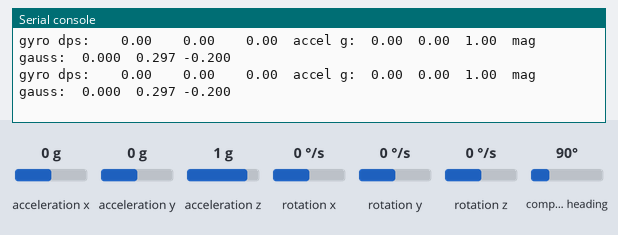
A program run on a simulated Raspberry Pi Pico running MicroPython. Parts: the last lines printed to the serial console. The test bench sets the inputs (shaded band); at power-on: acceleration x 0 g, acceleration y 0 g, acceleration z 1 g, rotation x 0 °/s, rotation y 0 °/s, rotation z 0 °/s, compass heading 90°. Library files of the repository ran but are not shown: lsm303dlhc.py.

Above: at 1.2 s.
1.3 s: acceleration x set to -1.4 g
At 1.59 s:
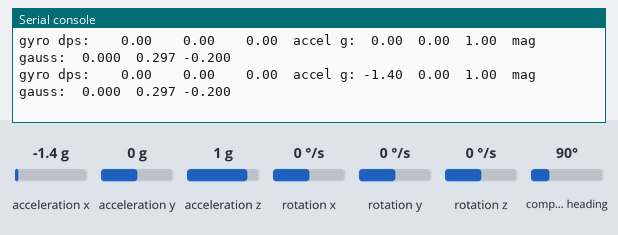
2.9 s: acceleration y set to -1.4 g
At 3.22 s:
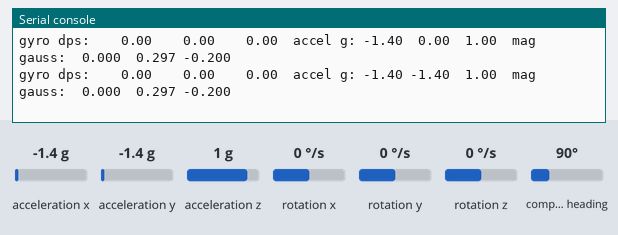
4.5 s: acceleration z set to -1.4 g
At 4.85 s:
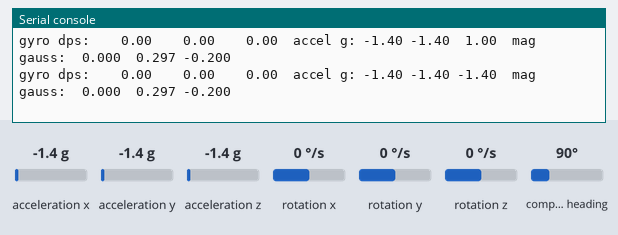
6.1 s: rotation x set to -192 °/s
At 6.28 s:
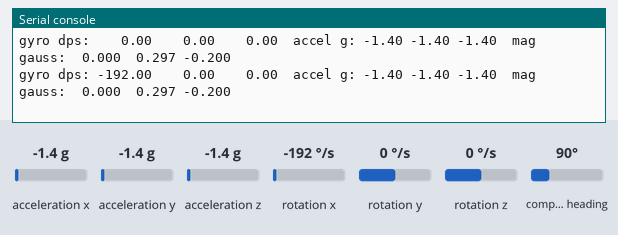
7.6 s: rotation y set to -192 °/s
At 7.91 s:
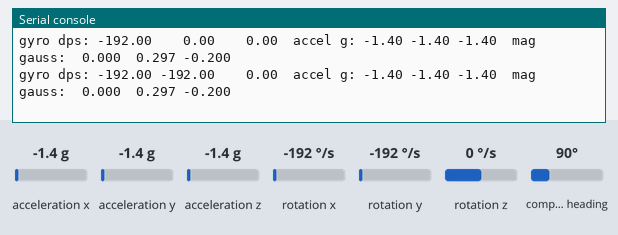
9.2 s: rotation z set to -192 °/s
At 9.54 s:
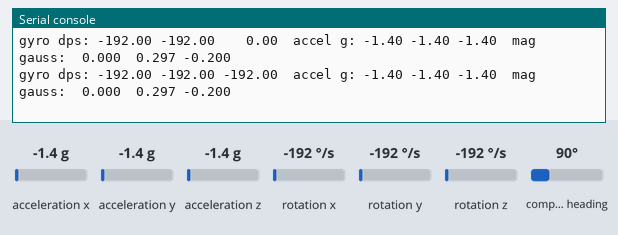

Measured:
- after the input at 1.3 s, the serial console: prints a new line after 0.13 s (image 1)
- after the input at 2.9 s, the serial console: prints a new line after 0.16 s (image 2)
- after the input at 4.5 s, the serial console: prints a new line after 0.19 s (image 3)
- after the input at 6.1 s, the serial console: prints a new line at once (image 4)
- after the input at 7.6 s, the serial console: prints a new line after 0.15 s (image 5)
- after the input at 9.2 s, the serial console: prints a new line after 0.18 s (image 6)

The program:

02-test-stream.py
```python
import time
import machine
import config
from l3gd20 import L3GD20
from lsm303dlhc import LSM303DLHC

# Copy src/lib/l3gd20.py and src/lib/lsm303dlhc.py onto the Pico alongside
# this script (or into /lib) before running it - see the 9-DOF IMU kit guide.
# SoftI2C, not the hardware I2C(0, ...) peripheral - see config.py for why.
i2c = machine.SoftI2C(sda=machine.Pin(config.I2C_SDA_PIN), scl=machine.Pin(config.I2C_SCL_PIN), freq=100000)

gyro = L3GD20(i2c, config.GYRO_I2C_ADDRESS)
accel_mag = LSM303DLHC(i2c, config.ACCEL_I2C_ADDRESS, config.MAG_I2C_ADDRESS)

try:
    while True:
        gx, gy, gz = gyro.read_dps()
        ax, ay, az = accel_mag.read_accel_g()
        mx, my, mz = accel_mag.read_mag_gauss()
        print("gyro dps: {:7.2f} {:7.2f} {:7.2f}  accel g: {:5.2f} {:5.2f} {:5.2f}  mag gauss: {:6.3f} {:6.3f} {:6.3f}".format(
            gx, gy, gz, ax, ay, az, mx, my, mz))
        time.sleep_ms(200)
except KeyboardInterrupt:
    print("Got ctrl-c, stopping")
```

config.py
```python
# Hardware configuration for the 9-DOF IMU bench test (L3GD20 gyro +
# LSM303DLHC accel/mag). The board also carries a bonus BMP180 temp/pressure
# chip, printed "10 DOF" on its silkscreen - not used by these lessons.
# VCC -> Pico 3.3V OUT, GND -> Pico GND.
#
# Use machine.SoftI2C (bit-banged), not machine.I2C (the hardware
# peripheral): on this board/firmware, the hardware I2C0 block could scan
# and find all four chips but threw OSError EIO on every real read/write -
# SoftI2C performs the identical transactions over the same pins and pull-ups
# with no failures at any frequency tested (400Hz-100kHz), so this is a
# peripheral-driver quirk, not a wiring or pull-up problem. No external
# pull-up resistors are used or needed - the Pico's internal ones are enough.

I2C_SDA_PIN = 0
I2C_SCL_PIN = 1

# Interrupt / data-ready pins - wired up but not read by these lessons yet.
# Interrupt-driven reads are a stretch goal (see swarm-bot plan.md Phase 12).
GYRO_INT_PIN = 11         # GINT (gyro interrupt)
GYRO_DRDY_PIN = 12        # GRDY (gyro data-ready)
ACCEL_MAG_INT1_PIN = 13   # LIN1 (accel/mag interrupt 1)
ACCEL_MAG_INT2_PIN = 14   # LIN2 (accel/mag interrupt 2)
ACCEL_MAG_DRDY_PIN = 15   # LRDY (accel/mag data-ready)

# I2C addresses - confirmed by 01-probe.py. Clone boards vary depending on
# how the SA0/SDO address-select pin is tied, so don't assume these without
# running the scan.
GYRO_I2C_ADDRESS = 0x6B         # L3GD20 / L3GD20H, SA0 pulled high
ACCEL_I2C_ADDRESS = 0x19        # LSM303DLHC accelerometer sub-device
MAG_I2C_ADDRESS = 0x1E          # LSM303DLHC magnetometer sub-device
BMP180_I2C_ADDRESS = 0x77       # bonus temp/pressure chip, not used by these lessons

# Gyro identity check (WHO_AM_I register, same address on many ST parts)
WHO_AM_I_REGISTER = 0x0F
GYRO_WHO_AM_I_L3GD20 = 0xD4
GYRO_WHO_AM_I_L3GD20H = 0xD7

# BMP180 identity check (chip-id register - always reads 0x55)
BMP180_CHIP_ID_REGISTER = 0xD0
BMP180_CHIP_ID = 0x55
```

l3gd20.py
```python
# Driver for the L3GD20 / L3GD20H 3-axis MEMS gyroscope, the gyro half of
# the 9-DOF IMU module used by the 9-dof-imu bench kit and the
# swarm-bot build plan (docs/kits/swarm-bot/plan.md).
from micropython import const
import ustruct

WHO_AM_I = const(0x0F)
CTRL_REG1 = const(0x20)
CTRL_REG4 = const(0x23)
OUT_X_L = const(0x28 | 0x80)  # 0x80 bit auto-increments the read across X/Y/Z

WHO_AM_I_L3GD20 = const(0xD4)
WHO_AM_I_L3GD20H = const(0xD7)

_DPS_PER_LSB_250 = 0.00875  # sensitivity at the +/-250 dps full-scale setting below


class L3GD20:
    def __init__(self, i2c, address=0x6B):
        self.i2c = i2c
        self.address = address
        self.i2c.writeto_mem(self.address, CTRL_REG1, b'\x0F')  # normal mode, X/Y/Z on, 95 Hz
        self.i2c.writeto_mem(self.address, CTRL_REG4, b'\x00')  # +/-250 dps full scale

    def who_am_i(self):
        return self.i2c.readfrom_mem(self.address, WHO_AM_I, 1)[0]

    def read_dps(self):
        data = self.i2c.readfrom_mem(self.address, OUT_X_L, 6)
        x, y, z = ustruct.unpack('<hhh', data)
        return (x * _DPS_PER_LSB_250, y * _DPS_PER_LSB_250, z * _DPS_PER_LSB_250)
```
